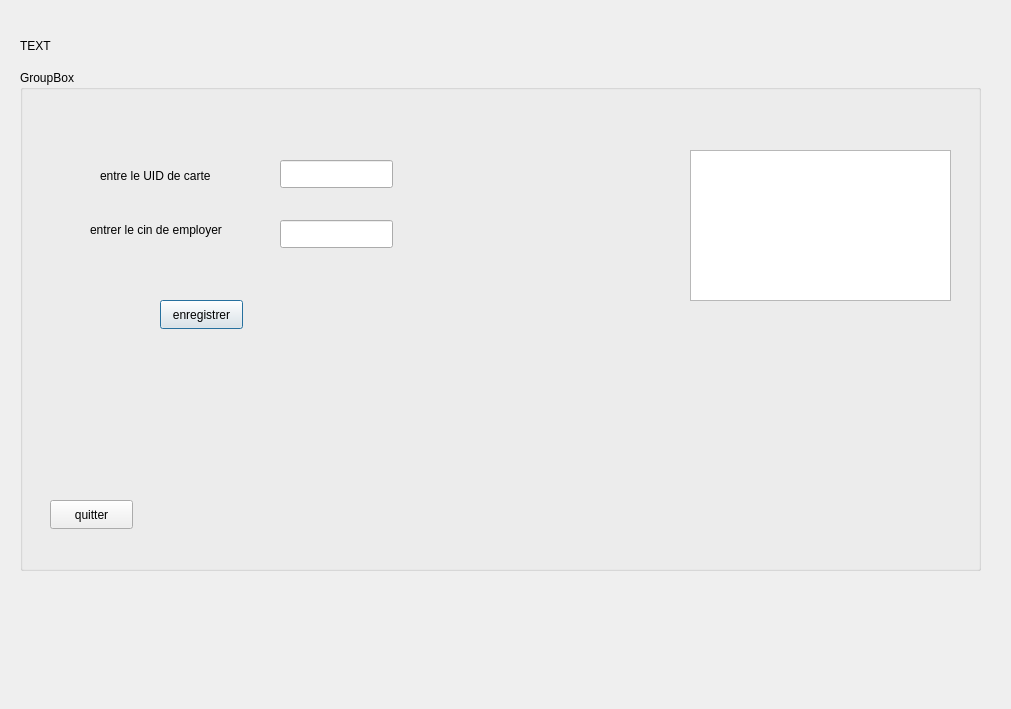
<?xml version="1.0" encoding="UTF-8"?>
<ui version="4.0">
 <class>badge</class>
 <widget class="QDialog" name="badge">
  <property name="geometry">
   <rect>
    <x>0</x>
    <y>0</y>
    <width>1011</width>
    <height>709</height>
   </rect>
  </property>
  <property name="windowTitle">
   <string>Dialog</string>
  </property>
  <widget class="QGroupBox" name="groupBox">
   <property name="geometry">
    <rect>
     <x>20</x>
     <y>70</y>
     <width>961</width>
     <height>501</height>
    </rect>
   </property>
   <property name="title">
    <string>GroupBox</string>
   </property>
   <widget class="QLabel" name="label">
    <property name="geometry">
     <rect>
      <x>80</x>
      <y>80</y>
      <width>161</width>
      <height>51</height>
     </rect>
    </property>
    <property name="text">
     <string>entre le UID de carte</string>
    </property>
   </widget>
   <widget class="QLabel" name="label_2">
    <property name="geometry">
     <rect>
      <x>70</x>
      <y>150</y>
      <width>161</width>
      <height>20</height>
     </rect>
    </property>
    <property name="text">
     <string>entrer le cin de employer</string>
    </property>
   </widget>
   <widget class="QTableWidget" name="tableWidget">
    <property name="geometry">
     <rect>
      <x>670</x>
      <y>80</y>
      <width>261</width>
      <height>151</height>
     </rect>
    </property>
   </widget>
   <widget class="QPushButton" name="enregistrer">
    <property name="geometry">
     <rect>
      <x>140</x>
      <y>230</y>
      <width>83</width>
      <height>29</height>
     </rect>
    </property>
    <property name="text">
     <string>enregistrer</string>
    </property>
   </widget>
   <widget class="QLineEdit" name="UID">
    <property name="geometry">
     <rect>
      <x>260</x>
      <y>90</y>
      <width>113</width>
      <height>28</height>
     </rect>
    </property>
   </widget>
   <widget class="QLineEdit" name="cin">
    <property name="geometry">
     <rect>
      <x>260</x>
      <y>150</y>
      <width>113</width>
      <height>28</height>
     </rect>
    </property>
   </widget>
   <widget class="QPushButton" name="quitter">
    <property name="geometry">
     <rect>
      <x>30</x>
      <y>430</y>
      <width>83</width>
      <height>29</height>
     </rect>
    </property>
    <property name="text">
     <string>quitter</string>
    </property>
   </widget>
  </widget>
  <widget class="QLabel" name="statusLabel">
   <property name="geometry">
    <rect>
     <x>20</x>
     <y>0</y>
     <width>501</width>
     <height>91</height>
    </rect>
   </property>
   <property name="text">
    <string>TEXT</string>
   </property>
  </widget>
 </widget>
 <resources/>
 <connections/>
</ui>
